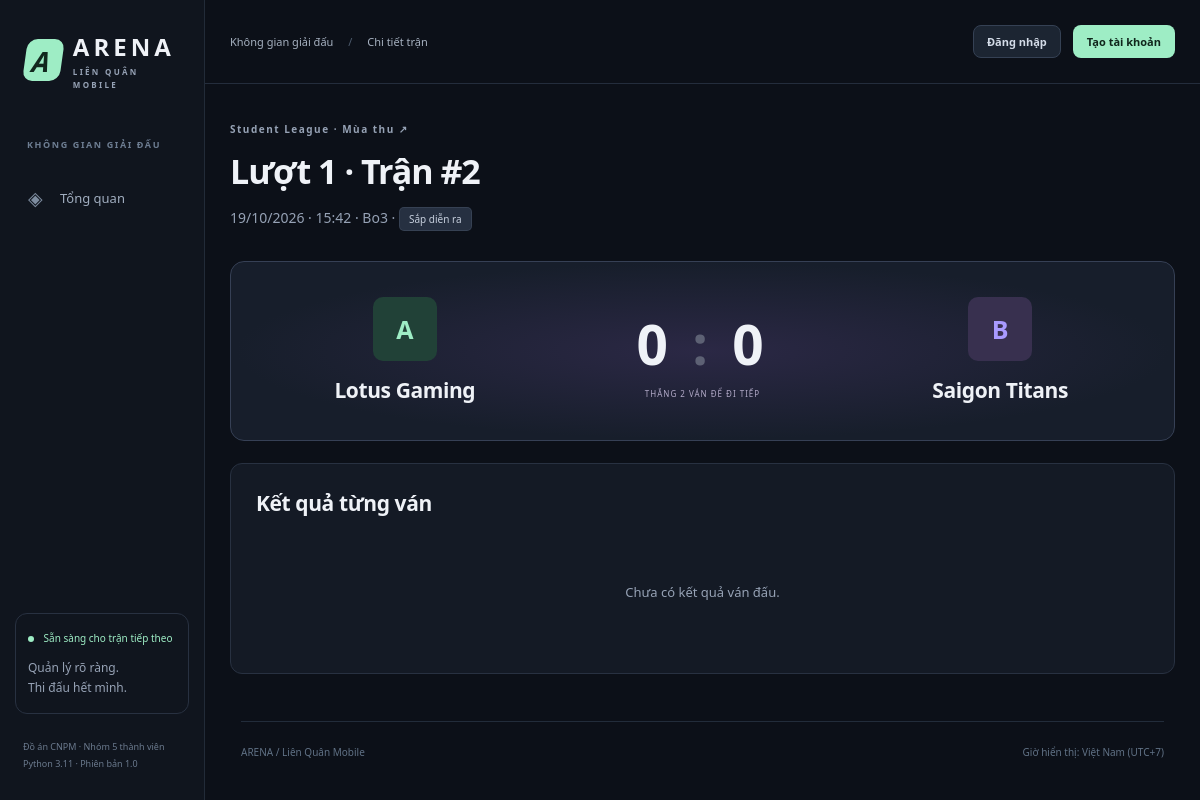
Page /matches/2 on the committed database.
### tables this page shows
CREATE TABLE events(id INTEGER PRIMARY KEY,name TEXT NOT NULL,format TEXT NOT NULL CHECK(format IN('knockout','roundrobin')),status TEXT NOT NULL DEFAULT 'draft' CHECK(status IN('draft','open','locked','live','finished')),opens TEXT NOT NULL,closes TEXT NOT NULL,reserve_max INTEGER NOT NULL DEFAULT 2 CHECK(reserve_max BETWEEN 0 AND 2),win_points INTEGER NOT NULL DEFAULT 3,loss_points INTEGER NOT NULL DEFAULT 0,pool INTEGER NOT NULL DEFAULT 0 CHECK(pool>=0),CHECK(opens<closes),CHECK(win_points>loss_points AND loss_points>=0));

CREATE TABLE rounds(id INTEGER PRIMARY KEY,event_id INTEGER NOT NULL REFERENCES events(id),number INTEGER NOT NULL,name TEXT NOT NULL,UNIQUE(event_id,number));

CREATE TABLE matches(id INTEGER PRIMARY KEY,event_id INTEGER NOT NULL REFERENCES events(id),round_id INTEGER NOT NULL REFERENCES rounds(id),slot INTEGER NOT NULL,team_a INTEGER REFERENCES teams(id),team_b INTEGER REFERENCES teams(id),best_of INTEGER NOT NULL CHECK(best_of IN(3,5)),starts TEXT,ends TEXT,referee_id INTEGER REFERENCES users(id),state TEXT NOT NULL DEFAULT 'scheduled' CHECK(state IN('scheduled','live','finished','bye')),winner_id INTEGER REFERENCES teams(id),next_id INTEGER REFERENCES matches(id),next_slot TEXT CHECK(next_slot IN('a','b')),version INTEGER NOT NULL DEFAULT 1,CHECK(team_a IS NULL OR team_b IS NULL OR team_a<>team_b),CHECK(starts IS NULL OR ends IS NULL OR starts<ends),UNIQUE(round_id,slot));

CREATE TABLE teams(id INTEGER PRIMARY KEY,name TEXT NOT NULL UNIQUE,tag TEXT NOT NULL,captain_id INTEGER NOT NULL REFERENCES students(id),active INTEGER NOT NULL DEFAULT 1);

### app/matches.py (the view, shortened to what this page needs)
@bp.get("/matches/<int:mid>")
def detail(mid):
    m = query(
        """SELECT m.*,a.name a_name,b.name b_name,e.name event_name,e.status event_status,r.name round_name
    FROM matches m JOIN events e ON e.id=m.event_id JOIN rounds r ON r.id=m.round_id LEFT JOIN teams a ON a.id=m.team_a LEFT JOIN teams b ON b.id=m.team_b WHERE m.id=?""",
        (mid,),
        one=True,
    )
    if not m:
        abort(404)
    editable = bool(
        g.user
        and (
            g.user["role"] == "organizer"
            or (g.user["role"] == "referee" and m["referee_id"] == g.user["id"])
        )
    )
    games = query(
        "SELECT g.*,t.name winner_name FROM games g JOIN teams t ON t.id=g.winner_id WHERE g.match_id=? ORDER BY g.number",
        (mid,),
    )
    stats = query(
        "SELECT c.*,s.ign,h.name hero_name FROM stats c JOIN games v ON v.id=c.game_id JOIN students s ON s.id=c.student_id JOIN heroes h ON h.id=c.hero_id WHERE v.match_id=?",
        (mid,),
    )
    editing = None
    values = {}
    return render_template(
        "match.html",
        match=m,
        games=games,
        stats=stats,
        editable=editable,
        players=roster(mid) if editable else [],
        heroes=query("SELECT * FROM heroes WHERE active=1"),
        editing=editing,
        values=values,
        referees=query(
            "SELECT id,username FROM users WHERE role IN('organizer','referee') AND active=1"
        ),
    )

### app/auth.py (called while the page is built)
def load_user():
    g.user = query(
        "SELECT u.*,s.ign,s.full_name FROM users u LEFT JOIN students s ON s.id=u.student_id WHERE u.id=? AND u.active=1",
        (session.get("uid"),),
        one=True,
    )
    if not g.user:
        session.pop("uid", None)

def csrf_token():
    if "csrf" not in session:
        session["csrf"] = secrets.token_hex(32)
    return session["csrf"]

def csrf_guard():
    if request.method == "POST":
        sent = request.form.get("csrf") or request.headers.get("X-CSRF-Token", "")
        if not secrets.compare_digest(sent, session.get("csrf", "")) or not sent:
            abort(400, description="Phiên biểu mẫu đã hết hạn. Hãy tải lại trang.")

### app/common.py (called while the page is built)
def can(permission):
    return bool(
        g.user
        and query(
            "SELECT 1 FROM role_permissions WHERE role=? AND permission=?",
            (g.user["role"], permission),
            one=True,
        )
    )

def display_time(value):
    if not value:
        return "Chưa xếp giờ"
    dt = datetime.strptime(value, "%Y-%m-%dT%H:%M").replace(tzinfo=timezone.utc)
    return dt.astimezone(ZoneInfo("Asia/Ho_Chi_Minh")).strftime("%d/%m/%Y · %H:%M")

### app/db.py (called while the page is built)
def get_db():
    if "db" not in g:
        g.db = sqlite3.connect(
            current_app.config["DATABASE"], timeout=15, isolation_level=None
        )
        g.db.row_factory = sqlite3.Row
        g.db.execute("PRAGMA foreign_keys=ON")
        g.db.execute("PRAGMA journal_mode=WAL")
        g.db.execute("PRAGMA busy_timeout=15000")
    return g.db

def query(sql, args=(), one=False):
    rows = get_db().execute(sql, args).fetchall()
    return (rows[0] if rows else None) if one else rows

### app/templates/match.html (shortened to what this page needs)
{% extends 'base.html' %}{% block crumb %}Chi tiết trận{% endblock %}{% block content %}<div class="page-heading"><p class="eyebrow"><a href="{{ url_for('event.detail',eid=match.event_id) }}">{{ match.event_name }} ↗</a></p><h1>{{ match.round_name }} · Trận #{{ match.id }}</h1><p>{{ match.starts|timevn }} · Bo{{ match.best_of }} · <span class="badge {{ match.state }}">{{ labels[match.state] }}</span></p></div>
<section class="scoreboard"><div><span class="team-avatar large">A</span><h2>{{ match.a_name or 'Chờ đội thắng' }}</h2></div><div class="score"><strong>{{ games|selectattr('winner_id','equalto',match.team_a)|list|length }} <span>:</span> {{ games|selectattr('winner_id','equalto',match.team_b)|list|length }}</strong><small>THẮNG {{ match.best_of//2+1 }} VÁN ĐỂ ĐI TIẾP</small></div><div><span class="team-avatar large purple">B</span><h2>{{ match.b_name or 'Chờ đội thắng' }}</h2></div></section>
<section class="panel"><h2>Kết quả từng ván</h2>{% for v in games %}<details class="game-result"><summary>Ván {{ v.number }} · {{ v.winner_name }} thắng · {{ v.duration//60 }} phút {{ v.duration%60 }} giây</summary><div class="table-scroll"><table><thead><tr><th>Tuyển thủ</th><th>Tướng</th><th>K / D / A</th><th>Vàng</th></tr></thead><tbody>{% for s in stats if s.game_id==v.id %}<tr><td>{{ s.ign }}</td><td>{{ s.hero_name }}</td><td>{{ s.kills }} / {{ s.deaths }} / {{ s.assists }}</td><td>{{ s.gold if s.gold is not none else '—' }}</td></tr>{% endfor %}</tbody></table></div>{% if editable and match.event_status=='live' %}<a class="btn secondary small" href="{{ url_for('match.detail',mid=match.id,game=v.number) }}">Sửa kết quả ván này</a>{% if v.exception_reason %}<p class="muted">Ngoại lệ đã ghi nhận: {{ v.exception_reason }}</p>{% endif %}{% endif %}</details>{% else %}<div class="empty">{{ 'Miễn vòng: không phát sinh ván hoặc KDA.' if match.state=='bye' else 'Chưa có kết quả ván đấu.' }}</div>{% endfor %}</section>
{% endblock %}

### app/static/style.css (style rules this page uses)
:root { --bg:#0c1018;--panel:#141a25;--raised:#1b2230;--line:#283141;--text:#eff2f7;--muted:#96a2b5;--green:#9eedc5;--mint:#50c99b;--purple:#a99aff;--orange:#eeb575 }
* { box-sizing:border-box }
html { scroll-behavior:smooth;scroll-padding-top:100px }
body { margin:0;background:var(--bg);color:var(--text);font:14px/1.6 'Segoe UI',Arial,sans-serif }
a { color:inherit;text-decoration:none }
button,a,input,select,textarea { outline-offset:4px }
h1,h2,h3,p { margin-top:0 }
h1 { font-size:34px;line-height:1.3;letter-spacing:-1px;font-weight:700;margin-bottom:14px }
h2 { font-size:21px;line-height:1.35;letter-spacing:-.4px;margin-bottom:20px }
p { margin-bottom:15px }
small { font-size:12px }
.eyebrow { font-size:10px;color:var(--green);letter-spacing:1.5px;font-weight:700;margin-bottom:12px }
.badge { display:inline-block;border:1px solid #59637855;border-radius:5px;padding:4px 9px;font-size:10px;line-height:1.4;color:#c6cfdd;background:#263041;white-space:nowrap }
.page-heading { margin:12px 0 30px }
.page-heading>p { color:var(--muted) }
.panel { background:var(--panel);border:1px solid var(--line);border-radius:12px;padding:25px;margin:22px 0 }
.team-avatar { display:inline-grid;place-items:center;width:38px;height:38px;border-radius:10px;background:#214137;color:var(--green);font-size:12px;font-weight:800 }
.team-avatar.large { width:64px;height:64px;font-size:25px }
.team-avatar.purple { background:#38304f;color:var(--purple) }
.scoreboard { display:grid;grid-template-columns:1fr 1fr 1fr;align-items:center;text-align:center;padding:35px 25px;border:1px solid #364055;border-radius:14px;background:radial-gradient(ellipse at center,#2b2845,#171e2b 70%);margin-bottom:20px }
.scoreboard h2 { margin:15px 0 0;font-size:21px }
.score strong { font-size:55px;letter-spacing:5px }
.score strong span { color:#5d6174 }
.score small { display:block;font-size:8px;letter-spacing:1px;color:#b2aac8 }
.empty { text-align:center;color:var(--muted);padding:45px 20px;font-size:13px }

### rows in the picture
events: event_name "Student League · Mùa thu"
rounds: round_name "Lượt 1"
matches: id "2", starts "19/10/2026 · 15:42", best_of "3", state "Sắp diễn ra", match.best_of//2+1 "2", state "Chưa có kết quả ván đấu."
teams: name "Lotus Gaming"
teams: name "Saigon Titans"

### other values in the picture
{{ games|selectattr('winner_id','equalto',match.team_a)|list|length }} "0"
{{ games|selectattr('winner_id','equalto',match.team_b)|list|length }} "0"
